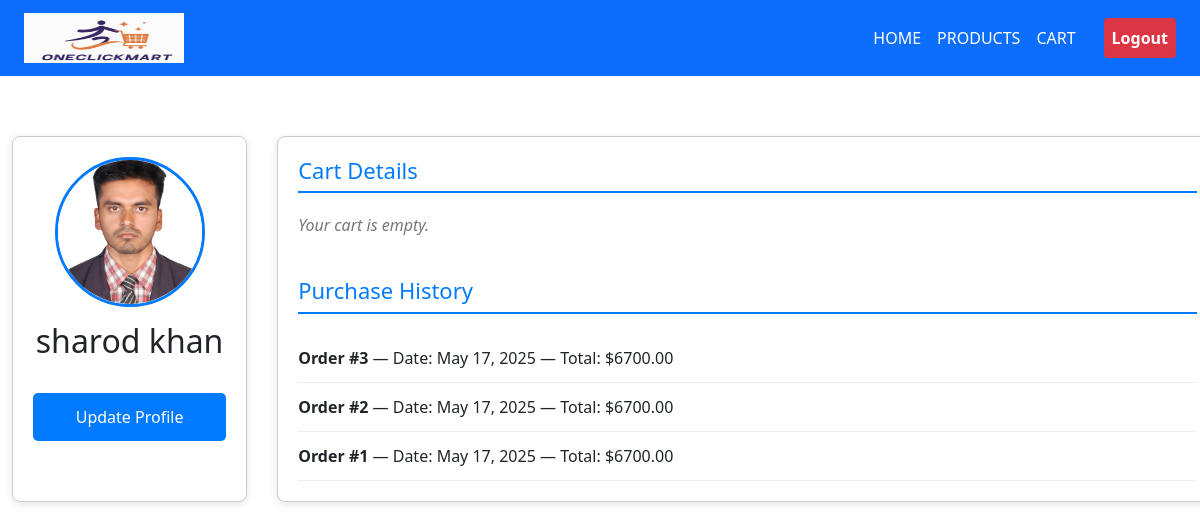
The page /profile/ (signed in) on the database as committed earlier.
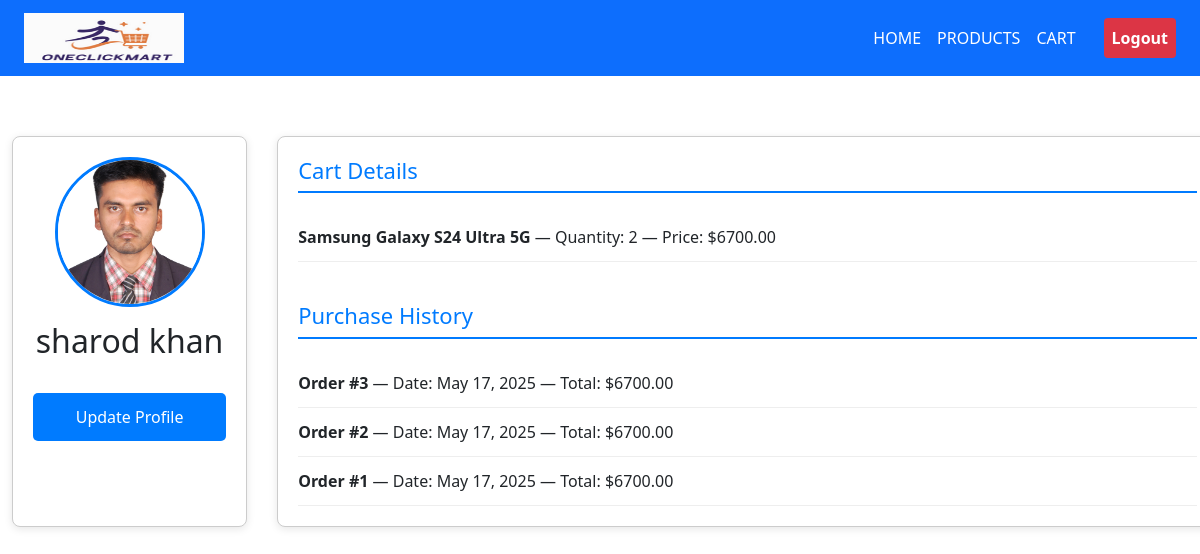
The same page on the database as committed later.
### mainApp/models.py (models this page shows, shortened)
class Order(models.Model):
    STATUS_CHOICES = [
        ('Pending', 'Pending'),
        ('Processing', 'Processing'),
        ('Completed', 'Completed'),
        ('Cancelled', 'Cancelled'),
        ('Failed', 'Failed'),
    ]
    user = models.ForeignKey(User, on_delete=models.CASCADE, related_name='orders')
    total_amount = models.DecimalField(max_digits=12, decimal_places=2)
    ordered_at = models.DateTimeField(auto_now_add=True)
    status = models.CharField(max_length=20, choices=STATUS_CHOICES, default='Pending')
    shipping_address = models.CharField(max_length=255, blank=True)
    payment_method = models.CharField(max_length=20, default='Cash')  # ✅ Add this line

class CartItem(models.Model):
    user = models.ForeignKey(User, on_delete=models.CASCADE, related_name='cart_items')
    product = models.ForeignKey(Product, on_delete=models.CASCADE)
    quantity = models.PositiveIntegerField(default=1)
    added_at = models.DateTimeField(auto_now_add=True)
    is_paid = models.BooleanField(default=False)  # ✅ Add this field
    class Meta:
        unique_together = ('user', 'product')

class TimeStampedModel(models.Model):
    created_at = models.DateTimeField(auto_now_add=True)
    updated_at = models.DateTimeField(auto_now=True)
    class Meta:
        abstract = True

class Product(TimeStampedModel):
    name = models.CharField(max_length=255)
    subtitle = models.CharField(max_length=255, blank=True, null=True)
    slug = models.SlugField(max_length=255, unique=True, blank=True)
    description = models.TextField(blank=True)
    price = models.DecimalField(max_digits=10, decimal_places=2)
    discount_percentage = models.DecimalField(max_digits=5, decimal_places=2, default=0.00)
    stock = models.PositiveIntegerField()
    available = models.BooleanField(default=True)
    unit = models.CharField(max_length=100, null=True, blank=True)
    rating = models.DecimalField(max_digits=5, decimal_places=2, default=0.00, null=True, blank=True)
    class Meta:
        ordering = ("-created_at",)

### mainApp/views.py (the view)
# urls.py: path('profile/', views.profile, name='profile'),
@login_required
def profile(request):
    user = request.user
    try:
        profile = user.userprofile
    except UserProfile.DoesNotExist:
        profile = None  # or handle missing profile gracefully
    purchase_history = Order.objects.filter(user=user).order_by('-ordered_at')
    cart_items = CartItem.objects.filter(user=user)
    for order in purchase_history:
        print(f"Order ID: {order.id}, Date Ordered: {order.ordered_at}, Total: {order.total_amount}")
    context = {
        'profile': profile,
        'cart_items': cart_items,
        'purchase_history': purchase_history,
    }
    return render(request, 'profile.html', context)

### mainApp/authentication.py (called while the page is built)
    def get_user(self, user_id):
        try:
            return User.objects.get(pk=user_id)
        except User.DoesNotExist:
            return None

### templates/profile.html (shortened to what this page needs)
{% load static %}
<html>
<head>
    <link href="https://cdn.jsdelivr.net/npm/bootstrap@5.3.2/dist/css/bootstrap.min.css" rel="stylesheet">
</head>
<body>
<nav class="navbar navbar-expand-lg navbar-dark bg-primary">
    <div class="container-fluid px-4">
        <a class="navbar-brand" href="{% url 'home' %}">
            <img src="{% static 'assets/images/logo/onelclick.PNG' %}" alt="Logo" style="width: 160px; height: 50px;">
        </a>
        <div class="collapse navbar-collapse justify-content-end" id="navbarNav">
            <ul class="navbar-nav align-items-center">
                <li class="nav-item">
                    <a class="nav-link" href="{% url 'home' %}">HOME</a>
                </li>
                <li class="nav-item">
                    <a class="nav-link" href="#">PRODUCTS</a>
                </li>
                <li class="nav-item">
                    <a class="nav-link" href="{% url 'cart' %}">CART</a>
                </li>
                <li class="nav-item">
                    <a class="logout nav-link" href="{% url 'logout' %}">Logout</a>
                </li>
            </ul>
        </div>
    </div>
</nav>
<div class="container">
    <div class="profile-section">
        {% if profile.profile_image %}
            <img src="{{ profile.profile_image.url }}" alt="Profile Image">
        {% else %}
            <img src="{% static 'default-profile.png' %}" alt="Default Profile">
        {% endif %}
        <h2>{{ request.user.get_full_name|default:request.user.username }}</h2>
        <div class="profile-info">
            <a href="{% url 'update_profile' %}" class="button">Update Profile</a>
        </div>
    </div>
    <div class="cart-section">
        <div>
            <h3 class="section-title">Cart Details</h3>
            {% if cart_items %}
                {% for item in cart_items %}
                    <div class="cart-item">
                        <strong>{{ item.product.name }}</strong> — Quantity: {{ item.quantity }} — Price: ${{ item.product.price }}
                    </div>
                {% endfor %}
            {% else %}
                <p class="empty-message">Your cart is empty.</p>
            {% endif %}
        </div>
        <div style="margin-top: 40px;">
            <h3 class="section-title">Purchase History</h3>
            {% if purchase_history %}
                {% for order in purchase_history %}
                    <div class="purchase-history-item">
                        <strong>Order #{{ order.id }}</strong> —
                        Date: {{ order.ordered_at|date:"M d, Y" }} —
                        Total: ${{ order.total_amount }}
                    </div>
                {% endfor %}
            {% else %}
                <p class="empty-message">No purchase history available.</p>
            {% endif %}
        </div>
    </div>
</div>
</body>
</html>

Rows that differ between the two databases and show on the page:
added CartItem: product.name "Samsung Galaxy S24 Ultra 5G", quantity "2", product.price "6700.00"
Other text that changed with them:
text no longer shown: "Your cart is empty."
